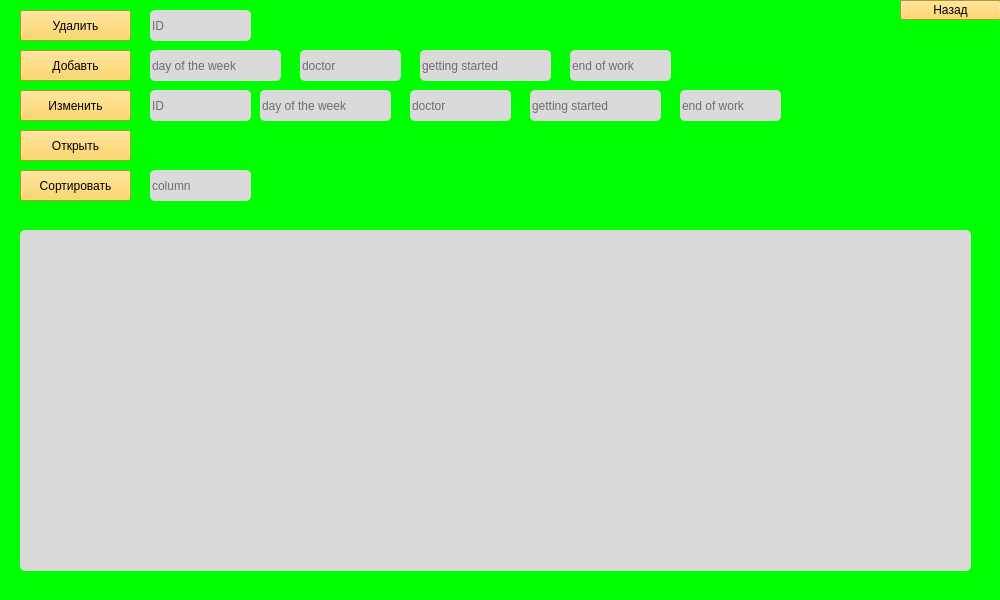
<?xml version="1.0" encoding="UTF-8"?>
<ui version="4.0">
 <class>MainWindow</class>
 <widget class="QMainWindow" name="MainWindow">
  <property name="geometry">
   <rect>
    <x>0</x>
    <y>0</y>
    <width>1000</width>
    <height>600</height>
   </rect>
  </property>
  <property name="minimumSize">
   <size>
    <width>1000</width>
    <height>600</height>
   </size>
  </property>
  <property name="maximumSize">
   <size>
    <width>1000</width>
    <height>600</height>
   </size>
  </property>
  <property name="sizeIncrement">
   <size>
    <width>1000</width>
    <height>800</height>
   </size>
  </property>
  <property name="baseSize">
   <size>
    <width>1000</width>
    <height>600</height>
   </size>
  </property>
  <property name="windowTitle">
   <string>drivers</string>
  </property>
  <property name="styleSheet">
   <string notr="true">background-color: rgb(0, 255, 0);
font: 75 12pt &quot;Fixedsys&quot;;
</string>
  </property>
  <widget class="QWidget" name="centralwidget">
   <widget class="QTableWidget" name="tableWidget">
    <property name="geometry">
     <rect>
      <x>20</x>
      <y>230</y>
      <width>951</width>
      <height>341</height>
     </rect>
    </property>
    <property name="styleSheet">
     <string notr="true">background-color: rgb(218, 218, 218);
border-radius: 5px;</string>
    </property>
    <property name="dragEnabled">
     <bool>true</bool>
    </property>
   </widget>
   <widget class="QPushButton" name="Dell">
    <property name="geometry">
     <rect>
      <x>20</x>
      <y>10</y>
      <width>111</width>
      <height>31</height>
     </rect>
    </property>
    <property name="styleSheet">
     <string notr="true">background-color: rgb(255, 207, 64);
</string>
    </property>
    <property name="text">
     <string>Удалить</string>
    </property>
   </widget>
   <widget class="QPushButton" name="Add">
    <property name="geometry">
     <rect>
      <x>20</x>
      <y>50</y>
      <width>111</width>
      <height>31</height>
     </rect>
    </property>
    <property name="styleSheet">
     <string notr="true">background-color: rgb(255, 207, 64);
</string>
    </property>
    <property name="text">
     <string>Добавть</string>
    </property>
   </widget>
   <widget class="QPushButton" name="Change">
    <property name="geometry">
     <rect>
      <x>20</x>
      <y>90</y>
      <width>111</width>
      <height>31</height>
     </rect>
    </property>
    <property name="styleSheet">
     <string notr="true">background-color: rgb(255, 207, 64);
</string>
    </property>
    <property name="text">
     <string>Изменить</string>
    </property>
   </widget>
   <widget class="QPushButton" name="Open">
    <property name="geometry">
     <rect>
      <x>20</x>
      <y>130</y>
      <width>111</width>
      <height>31</height>
     </rect>
    </property>
    <property name="styleSheet">
     <string notr="true">background-color: rgb(255, 207, 64);
</string>
    </property>
    <property name="text">
     <string>Открыть</string>
    </property>
   </widget>
   <widget class="QPushButton" name="Sort">
    <property name="geometry">
     <rect>
      <x>20</x>
      <y>170</y>
      <width>111</width>
      <height>31</height>
     </rect>
    </property>
    <property name="styleSheet">
     <string notr="true">background-color: rgb(255, 207, 64);
</string>
    </property>
    <property name="text">
     <string>Сортировать</string>
    </property>
   </widget>
   <widget class="QPushButton" name="Back">
    <property name="geometry">
     <rect>
      <x>900</x>
      <y>0</y>
      <width>101</width>
      <height>20</height>
     </rect>
    </property>
    <property name="styleSheet">
     <string notr="true">background-color: rgb(255, 207, 64);
</string>
    </property>
    <property name="text">
     <string>Назад</string>
    </property>
   </widget>
   <widget class="QLineEdit" name="DellLine">
    <property name="geometry">
     <rect>
      <x>150</x>
      <y>10</y>
      <width>101</width>
      <height>31</height>
     </rect>
    </property>
    <property name="styleSheet">
     <string notr="true">background-color: rgb(218, 218, 218);
border-radius: 5px;</string>
    </property>
    <property name="placeholderText">
     <string>ID</string>
    </property>
   </widget>
   <widget class="QLineEdit" name="AddLine">
    <property name="geometry">
     <rect>
      <x>150</x>
      <y>50</y>
      <width>131</width>
      <height>31</height>
     </rect>
    </property>
    <property name="styleSheet">
     <string notr="true">background-color: rgb(218, 218, 218);
border-radius: 5px;</string>
    </property>
    <property name="placeholderText">
     <string>day of the week</string>
    </property>
   </widget>
   <widget class="QLineEdit" name="AddLine_1">
    <property name="geometry">
     <rect>
      <x>570</x>
      <y>50</y>
      <width>101</width>
      <height>31</height>
     </rect>
    </property>
    <property name="styleSheet">
     <string notr="true">background-color: rgb(218, 218, 218);
border-radius: 5px;</string>
    </property>
    <property name="placeholderText">
     <string>end of work</string>
    </property>
   </widget>
   <widget class="QLineEdit" name="AddLine_2">
    <property name="geometry">
     <rect>
      <x>300</x>
      <y>50</y>
      <width>101</width>
      <height>31</height>
     </rect>
    </property>
    <property name="styleSheet">
     <string notr="true">background-color: rgb(218, 218, 218);
border-radius: 5px;</string>
    </property>
    <property name="placeholderText">
     <string>doctor</string>
    </property>
   </widget>
   <widget class="QLineEdit" name="AddLine_3">
    <property name="geometry">
     <rect>
      <x>420</x>
      <y>50</y>
      <width>131</width>
      <height>31</height>
     </rect>
    </property>
    <property name="styleSheet">
     <string notr="true">background-color: rgb(218, 218, 218);
border-radius: 5px;</string>
    </property>
    <property name="placeholderText">
     <string>getting started</string>
    </property>
   </widget>
   <widget class="QLineEdit" name="ChangeLine_4">
    <property name="geometry">
     <rect>
      <x>530</x>
      <y>90</y>
      <width>131</width>
      <height>31</height>
     </rect>
    </property>
    <property name="styleSheet">
     <string notr="true">background-color: rgb(218, 218, 218);
border-radius: 5px;</string>
    </property>
    <property name="placeholderText">
     <string>getting started</string>
    </property>
   </widget>
   <widget class="QLineEdit" name="ChangeLine_1">
    <property name="geometry">
     <rect>
      <x>260</x>
      <y>90</y>
      <width>131</width>
      <height>31</height>
     </rect>
    </property>
    <property name="styleSheet">
     <string notr="true">background-color: rgb(218, 218, 218);
border-radius: 5px;</string>
    </property>
    <property name="placeholderText">
     <string>day of the week</string>
    </property>
   </widget>
   <widget class="QLineEdit" name="ChangeLine_2">
    <property name="geometry">
     <rect>
      <x>680</x>
      <y>90</y>
      <width>101</width>
      <height>31</height>
     </rect>
    </property>
    <property name="styleSheet">
     <string notr="true">background-color: rgb(218, 218, 218);
border-radius: 5px;</string>
    </property>
    <property name="placeholderText">
     <string>end of work</string>
    </property>
   </widget>
   <widget class="QLineEdit" name="ChangeLine_3">
    <property name="geometry">
     <rect>
      <x>410</x>
      <y>90</y>
      <width>101</width>
      <height>31</height>
     </rect>
    </property>
    <property name="styleSheet">
     <string notr="true">background-color: rgb(218, 218, 218);
border-radius: 5px;</string>
    </property>
    <property name="placeholderText">
     <string>doctor</string>
    </property>
   </widget>
   <widget class="QLineEdit" name="ChangeLine">
    <property name="geometry">
     <rect>
      <x>150</x>
      <y>90</y>
      <width>101</width>
      <height>31</height>
     </rect>
    </property>
    <property name="styleSheet">
     <string notr="true">background-color: rgb(218, 218, 218);
border-radius: 5px;</string>
    </property>
    <property name="placeholderText">
     <string>ID</string>
    </property>
   </widget>
   <widget class="QLineEdit" name="lineEdit_13">
    <property name="geometry">
     <rect>
      <x>150</x>
      <y>170</y>
      <width>101</width>
      <height>31</height>
     </rect>
    </property>
    <property name="styleSheet">
     <string notr="true">background-color: rgb(218, 218, 218);
border-radius: 5px;</string>
    </property>
    <property name="placeholderText">
     <string>column</string>
    </property>
   </widget>
  </widget>
 </widget>
 <resources/>
 <connections/>
</ui>
